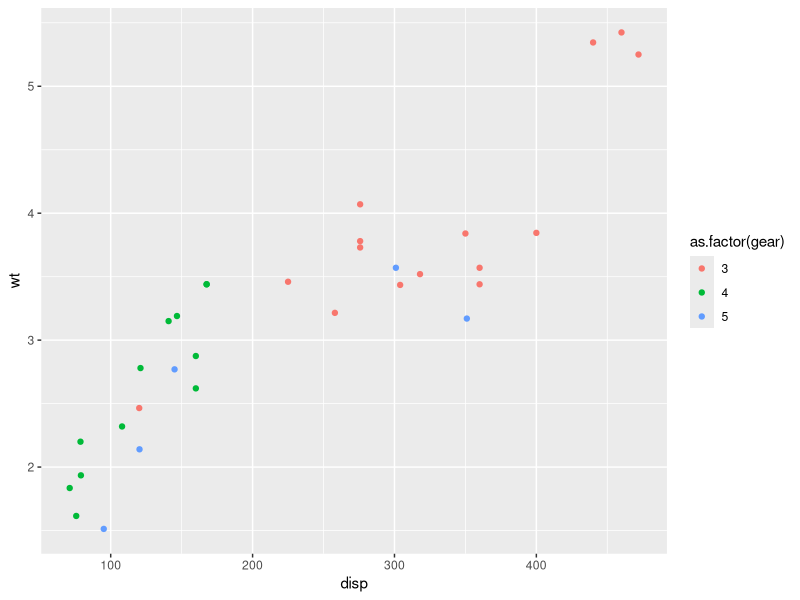

The R source for this figure:
## ---- chunk 1
knitr::opts_chunk$set(message=FALSE,
                      warning=FALSE,
                      cache.lazy=FALSE)
## ---- chunk 2

library(tidyverse)
library(knitr)

## ---- chunk 3

data(mtcars)

## ---- chunk 4

ggplot(mtcars, aes(disp, wt, color = as.factor(gear))) +
  geom_point()

## ---- chunk 5

mtcars %>%
  kable()
